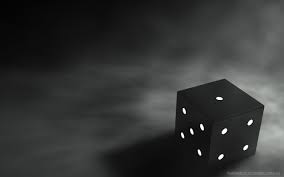
#> input picture images/gray1.jpg, 284 x 177 px, found by its file name
$ python tangdotuongphan.py
#> lines starting #> are read from the running program, lines starting #| are printed output that depends on the picture
import cv2
import numpy as np
gamma = 0.7
img = cv2.imread('images\\gray1.jpg')
#> img is the input picture: shape (177, 284, 3); mean B, G, R 52.8, 53.5, 52.2
cv2.imshow("anh goc",img)
img_constr = np.power(img, gamma)
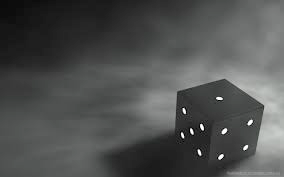
#> img_constr: shape (177, 284, 3) float64; mean B, G, R 15.3, 15.5, 15.2; drawn with min black and max white
max_val = np.max(img_constr.ravel())
#> max_val = 48.37
img_constr = img_constr/max_val * 255
img_constr = img_constr.astype(np.uint8)
cv2.imshow("anh bien doi tuong phan contract",img_constr)
cv2.waitKey(0)
cv2.destroyAllWindows()
